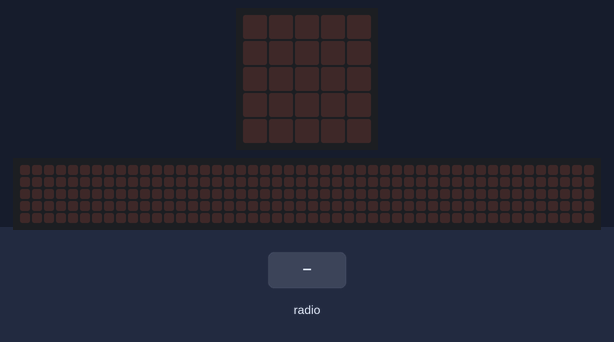
This program was run on a simulated BBC micro:bit running MicroPython. Shown: the board's 5×5 LED display, a strip that is not on the board, showing the scrolling text unrolled. The inputs (shaded band) are chosen by the test bench. The 48×5 strip is a reading aid, not a part: it shows the text the display is scrolling, unrolled, one strip-width of it at a time.

Above: at 1.2 s.
1.3 s: radio message "1" arrives
At 1.37 s:
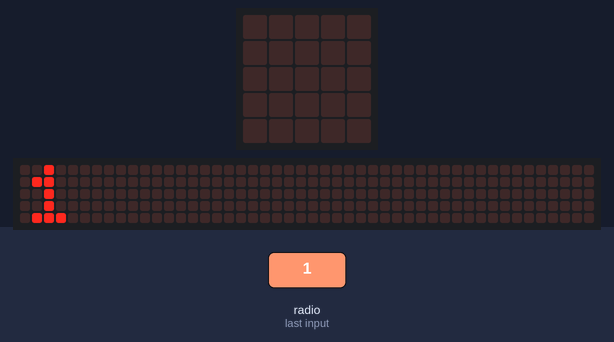
At 1.82 s:
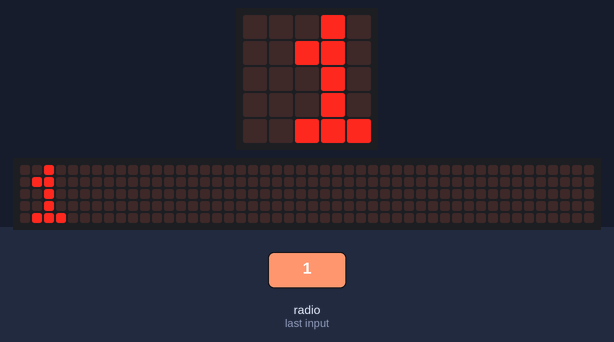
Timing chart, 0 to 4.3 s (numbered marks = the images above; inputs shaded):
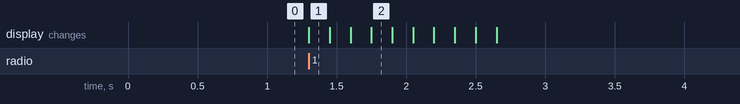

Measured:
- after the input at 1.3 s, the display: changes at once (image 1)

The program:

starter.py
```python
# Začátek: micro:bit poslouchá rádio a ukazuje zprávy ze hry.
from microbit import *
import radio

radio.on()
# Stejné číslo skupiny, jaké používá brána u serveru.
radio.config(group=7)

while True:
    zprava = radio.receive()
    if zprava:
        display.scroll(zprava)
```
